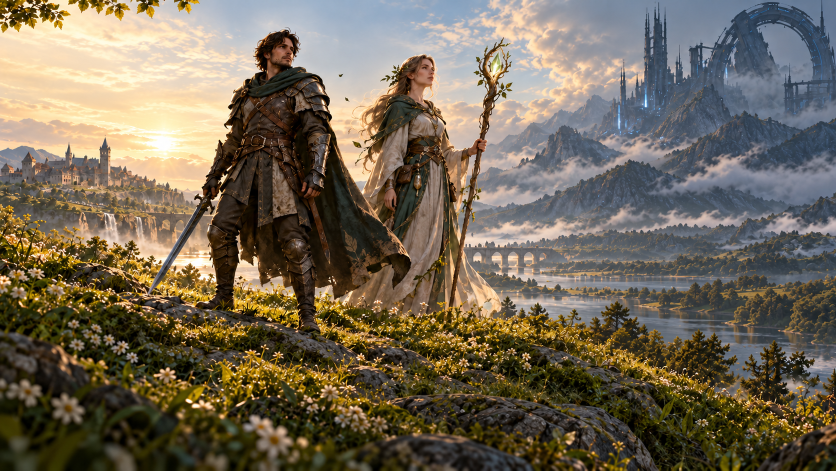
#> input picture flutter_game/art/select-scene.png, 1672 x 941 px, found by its file name (shown at 1/2 size)
$ python prepare_art.py
#> lines starting #> are read from the running program, lines starting #| are printed output that depends on the picture
#!/usr/bin/env python3
"""Pack the existing generated selection artwork for the pre-engine loader.

Run with Pillow installed: python3 web/prepare_art.py
No art is redrawn, and the original remains in assets/art/ui.
"""
from pathlib import Path
from PIL import Image

root = Path(__file__).resolve().parents[1]
image = Image.open(root / "assets/art/ui/select-scene.png").convert("RGB")
#> image is the input picture: PIL image 1672x941 RGB; mean R, G, B 115.2, 104.7, 86.9
image.thumbnail((1440, 900), Image.Resampling.LANCZOS)
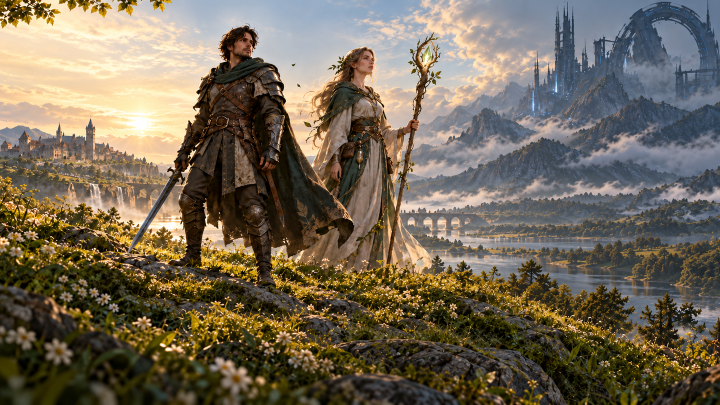
#> image: PIL image 1440x810 RGB (shown at 1/2 size); mean R, G, B 115.1, 104.7, 86.9
image.save(root / "web/loading-bg.webp", "WEBP", quality=83, method=6)
# Reuse the game's existing hero portrait; installation icons introduce no new source art.
portrait = Image.open(root / "assets/art/hud/portrait-warrior.webp").convert("RGB")
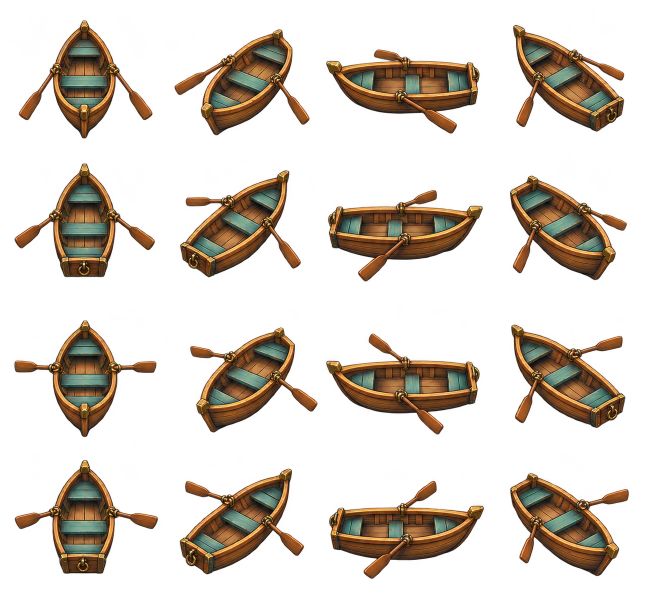
#> input picture flutter_game/art/actors-boat.png, 1295 x 1214 px, given in place of portrait-warrior.webp, which was not available (shown at 1/2 size)
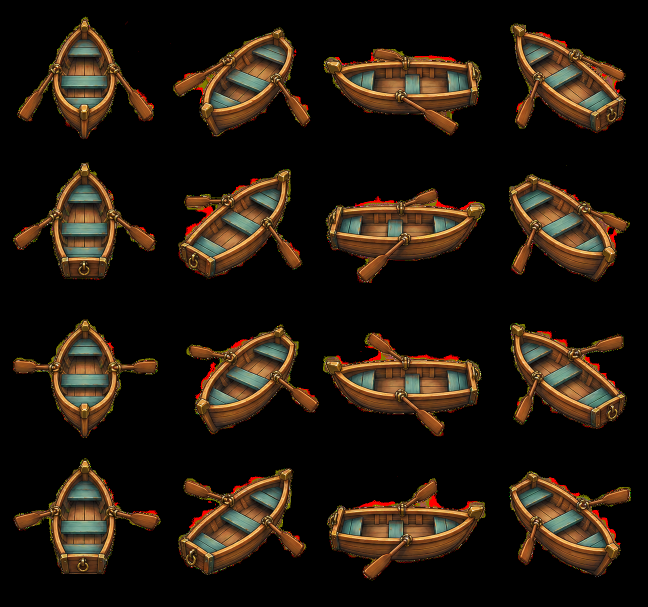
#> portrait: PIL image 1295x1214 RGB (shown at 1/2 size); mean R, G, B 34.9, 24.4, 14.2
for size in (180, 192, 512):
    portrait.resize((size, size), Image.Resampling.LANCZOS).save(root / f"web/install-{size}.png", optimize=True)
#> this loop made 3 passes
#> pass 1, `portrait.resize((size, size), Image.Resampling.LANCZOS).save(root / f"..`:
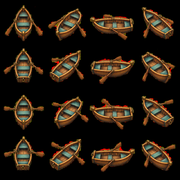
#> saved as install-180.png: PIL image 180x180 RGB; mean R, G, B 35.2, 24.6, 14.3
#> pass 2, `portrait.resize((size, size), Image.Resampling.LANCZOS).save(root / f"..`:
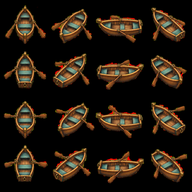
#> saved as install-192.png: PIL image 192x192 RGB; mean R, G, B 35.2, 24.6, 14.3
